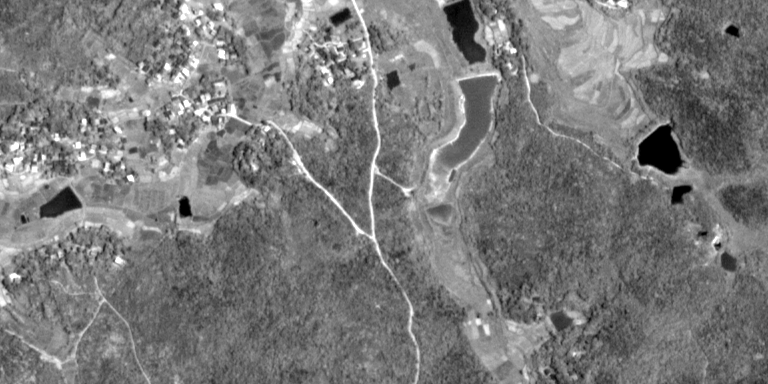
#> input picture data/whu_tlc/test/image/0/base0126block0066.png, 768 x 384 px
$ python -i preprocess.py   (imports and definitions only)
#> lines starting #> are read from the running program, lines starting #| are printed output that depends on the picture
#> further down, picture is the input picture: PIL image 768x384 L; min 0, max 255, mean 122.2
import numpy as np
import cv2
import math
from PIL import Image, ImageEnhance, ImageOps, ImageFile
import random

def random_color(image):
    random_factor = np.random.randint(1, 301) / 100.
    color_image = ImageEnhance.Color(image).enhance(random_factor)  # Image Color
    random_factor = np.random.randint(10, 201) / 100.
    brightness_image = ImageEnhance.Brightness(color_image).enhance(random_factor)  # Image Brightness
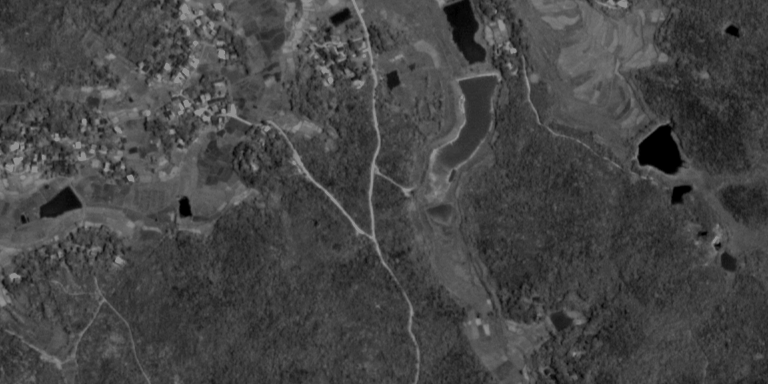
#> brightness_image: PIL image 768x384 L; min 0, max 145, mean 69.2
    random_factor = np.random.randint(10, 201) / 100.
    contrast_image = ImageEnhance.Contrast(brightness_image).enhance(random_factor)  # Image Contrast
    random_factor = np.random.randint(0, 301) / 100.
    sharpness_image = ImageEnhance.Sharpness(contrast_image).enhance(random_factor)  # Image Sharpness

    return sharpness_image

def image_augment(image):
    image = random_color(image)

    return image

def dwt_aux_channels(gray_array, wavelet = "haar"):
    """
    Build two DWT edge-energy channels from a grayscale image.

    Input:
        gray_array: [H, W], float32, nominal range [0, 255]
    Output:
        ch2, ch3: [H, W], float32, non-negative
    """
    try:
        import pywt
    except ImportError as exc:
        raise ImportError(
            "dwt aux channel requires PyWavelets. Install it first, e.g. `uv pip install PyWavelets`."
        ) from exc

    coeffs = pywt.dwt2(gray_array, wavelet)
    _, (HL, LH, HH) = coeffs

    ch2_energy = np.sqrt(HL ** 2 + HH ** 2)
    ch3_energy = np.sqrt(LH ** 2 + HH ** 2)

    height, width = gray_array.shape
    ch2 = cv2.resize(ch2_energy, (width, height), interpolation = cv2.INTER_LINEAR)
    ch3 = cv2.resize(ch3_energy, (width, height), interpolation = cv2.INTER_LINEAR)

    return ch2.astype(np.float32), ch3.astype(np.float32)

def center_image(img): # TODO: why
    # scale 0~255 to 0~1

    img_array = np.array(img)
    img = img_array.astype(np.float32)

    var = np.var(img, axis=(0, 1), keepdims=True)
    mean = np.mean(img, axis=(0, 1), keepdims=True)
    return (img - mean) / (np.sqrt(var) + 0.00000001)

>>> from PIL import Image
>>> picture = Image.open('../data/whu_tlc/test/image/0/base0126block0066.png')
>>> result = random_color(picture)

$ run again, on data/whu_tlc/test/image/0/base0126block0067.png
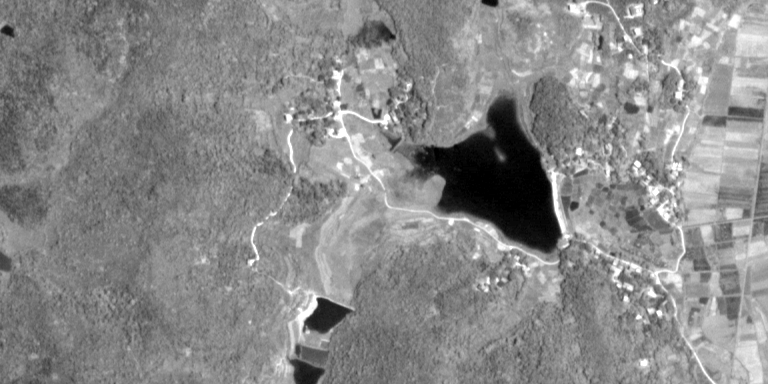
#> input picture data/whu_tlc/test/image/0/base0126block0067.png, 768 x 384 px
#> picture is the input picture: PIL image 768x384 L; min 0, max 255, mean 137.1
#> in random_color, `brightness_image = ImageEnhance.Brightness(color_image).enhance(random..`:
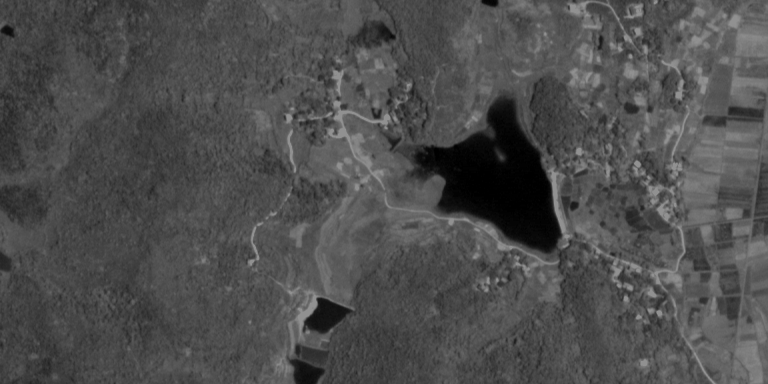
#> brightness_image: PIL image 768x384 L; min 0, max 145, mean 77.7

$ run again, on data/whu_tlc/test/image/0/base0126block0068.png
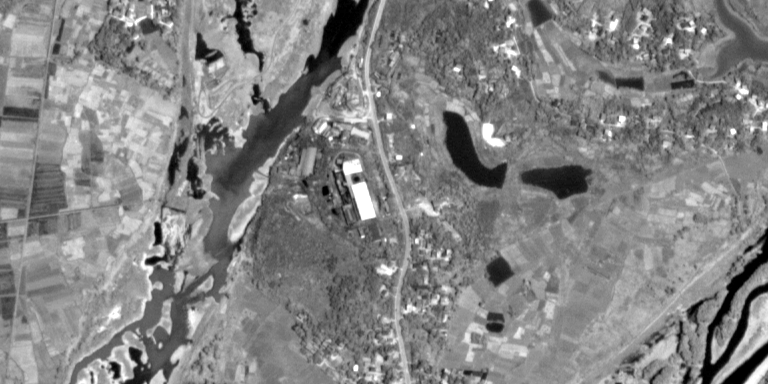
#> input picture data/whu_tlc/test/image/0/base0126block0068.png, 768 x 384 px
#> picture is the input picture: PIL image 768x384 L; min 0, max 255, mean 131.7
#> in random_color, `brightness_image = ImageEnhance.Brightness(color_image).enhance(random..`:
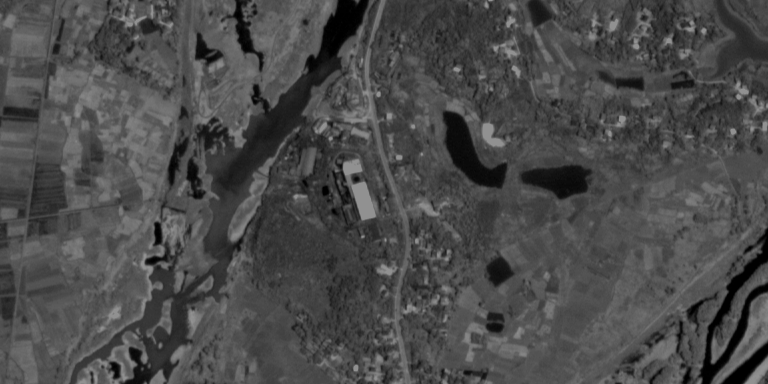
#> brightness_image: PIL image 768x384 L; min 0, max 145, mean 74.6

$ run again, on data/whu_tlc/test/image/0/base0126block0072.png
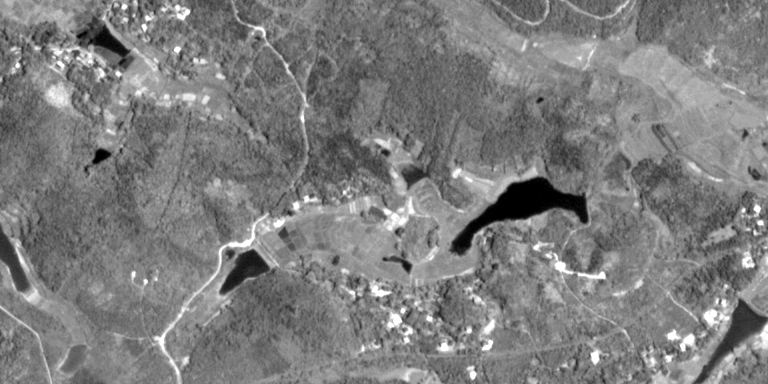
#> input picture data/whu_tlc/test/image/0/base0126block0072.png, 768 x 384 px
#> picture is the input picture: PIL image 768x384 L; min 0, max 255, mean 125.5
#> in random_color, `brightness_image = ImageEnhance.Brightness(color_image).enhance(random..`:
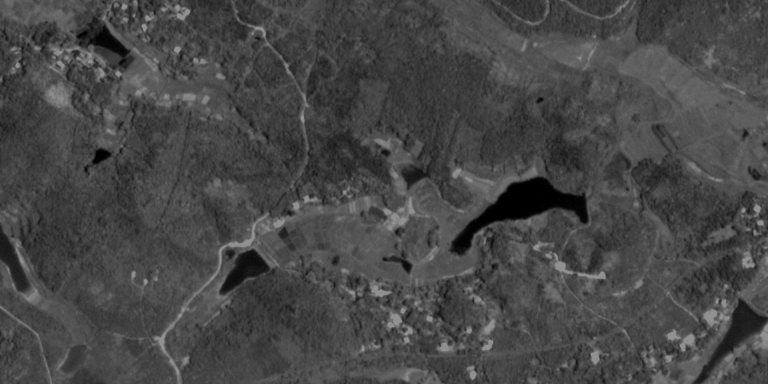
#> brightness_image: PIL image 768x384 L; min 0, max 145, mean 71.1
